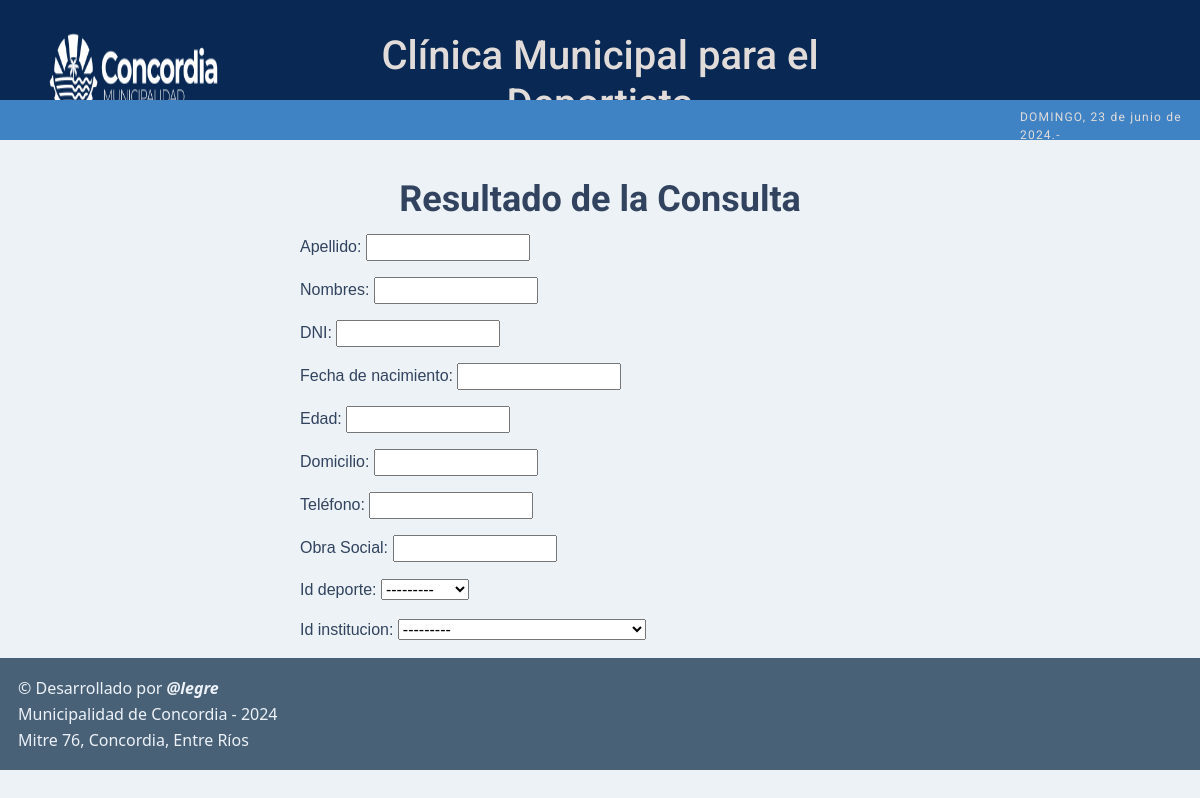
/clinica/mostrar-datos/1/33245788, run on an earlier commit of the app's database.
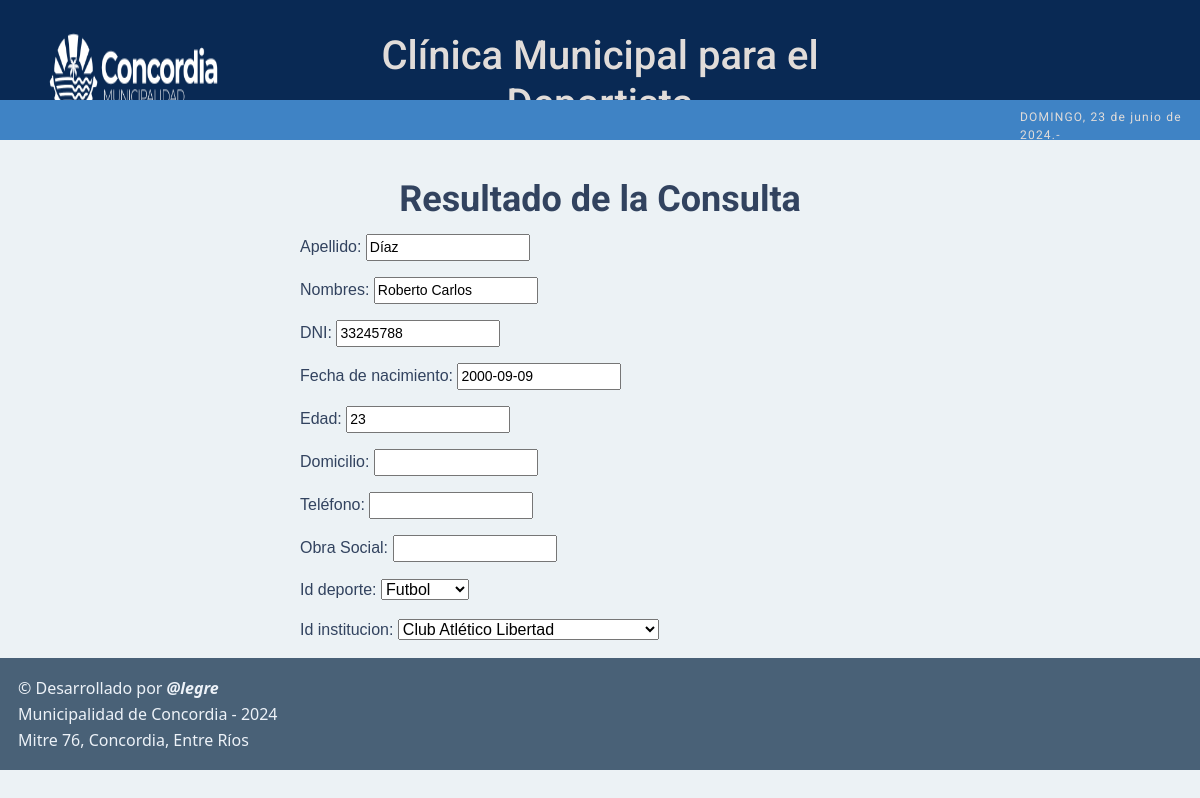
And on a later commit of the database.
### main/models.py (models this page shows, shortened)
class Deportista(models.Model):
    apellido = models.CharField('Apellido', max_length=20)
    nombres = models.CharField('Nombres', max_length=30)
    dni = models.IntegerField('DNI')
    fecha_nac = models.DateField('Fecha de nacimiento')
    edad = models.IntegerField('Edad')
    domicilio = models.CharField('Domicilio', max_length=30, null=True, blank=True)
    telefono = models.IntegerField('Teléfono', null=True, blank=True)
    obra_social = models.CharField('Obra Social', max_length=25, null=True, blank=True)
    id_deporte = models.ForeignKey(Deporte, on_delete=models.PROTECT)
    id_institucion = models.ForeignKey(Institucion, on_delete=models.PROTECT)
    class Meta:
        db_table = ''
        managed = True
        verbose_name = 'Deportista'
        verbose_name_plural = 'Deportistas'

### main/views.py (the view)
# urls.py: path('mostrar-datos/<int:id>/<str:dni>', views.mostrar_datos, name='mostrar-datos'), # muestra la consulta
def mostrar_datos(request, id, dni, template_name='main/mostrar-datos.html'):
    try:
        deportista = Deportista.objects.get(dni=dni)
        form = DeportistaForm(instance=deportista)
    except Deportista.DoesNotExist:
        form = DeportistaForm()
    return render(request, template_name, {'form': form})

### main/forms.py
class DeportistaForm(ModelForm):
    class Meta:
        model = Deportista
        fields = '__all__'

### main/models.py (called while the page is built)
    def __str__(self):
        return f'{self.nombre}'

    def __str__(self):
        return f'{self.nombre}'

### templates/main/mostrar-datos.html (shortened to what this page needs)
{% extends 'main/base.html' %}
{% load static %}
{% block bloque_principal %}
    <p class="tit-page">{% block titulo_principal %}Resultado de la Consulta{% endblock %}</p>
    <div class='separador3'></div>
    <main id='register'>
        <form>
            <section id='seccion' role="region" aria-labelledby="user-info">
            {{ form.as_p }}
            </section>
        </form>
    </main>
{% endblock %}

What changed in the data, as far as the page shows it:
added Deportista: apellido "Díaz", nombres "Roberto Carlos", dni "33245788", fecha_nac "2000-09-09", edad "23", id_deporte "Futbol", id_institucion "Club Atlético Libertad"
Also different on the page:
form field id_deporte: "---------" → (not shown)
form field id_institucion: "---------" → (not shown)
